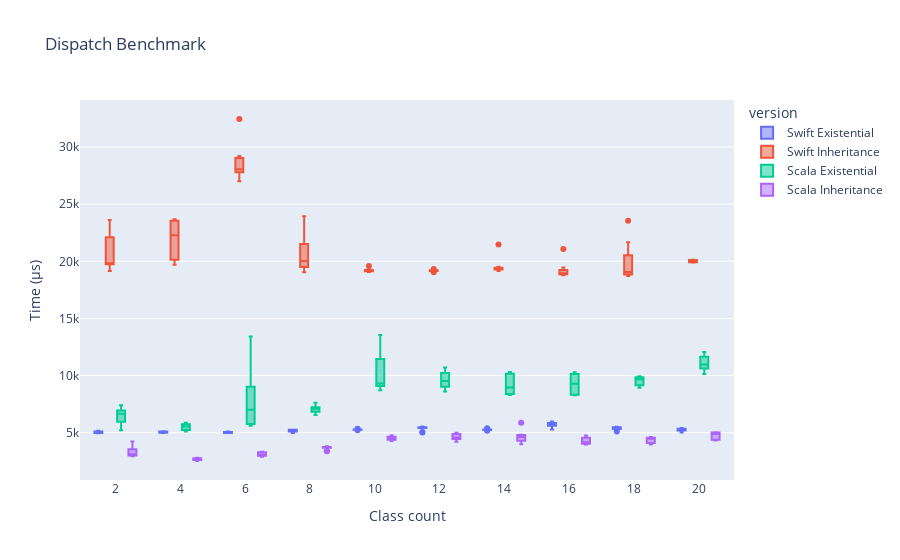

Notebook cell for this chart:
### Code cell
fig = px.box(dispatch, x='Class count', y='Time (μs)', color='version', title='Dispatch Benchmark')
fig.update_layout(xaxis=dict(tickmode='array', tickvals=dispatch['Class count'].unique()))
fig

### Figure 1 — Plotly figure (JSON) as saved in the notebook; plotly's stock layout.template omitted (floating-point values rounded to 4 significant figures)
{"data": [{"alignmentgroup": "True", "hovertemplate": "version=Swift Existential<br>Class count=%{x}<br>Time (μs)=%{y}<extra></extra>", "legendgroup": "Swift Existential", "marker": {"color": "#636efa"}, "name": "Swift Existential", "notched": false, "offsetgroup": "Swift Existential", "orientation": "v", "showlegend": true, "type": "box", "x": [2, 2, 2, 2, 2, 2, 2, 2, 2, 2, 6, 6, 6, 6, 6, 6, 6, 6, 6, 6, 20, 20, 20, 20, 20, 20, 20, 20, 20, 20, 10, 10, 10, 10, 10, 10, 10, 10, 10, 10, 14, 14, 14, 14, 14, 14, 14, 14, 14, 14, 18, 18, 18, 18, 18, 18, 18, 18, 18, 18, 16, 16, 16, 16, 16, 16, 16, 16, 16, 16, 12, 12, 12, 12, 12, 12, 12, 12, 12, 12, 4, 4, 4, 4, 4, 4, 4, 4, 4, 4, 8, 8, 8, 8, 8, 8, 8, 8, 8, 8], "x0": " ", "xaxis": "x", "y": [4960, 4964, 4968, 4997, 5026, 5046, 5054, 5112, 5161, 5177, 4968, 4977, 4981, 5005, 5022, 5026, 5054, 5067, 5100, 5116, 5014, 5161, 5202, 5288, 5304, 5308, 5333, 5345, 5353, 5411, 5206, 5226, 5251, 5251, 5259, 5259, 5267, 5272, 5296, 5337, 5169, 5214, 5239, 5243, 5243, 5247, 5259, 5284, 5304, 5390, 5104, 5313, 5329, 5366, 5423, 5423, 5423, 5476, 5526, 5526, 5280, 5390, 5603, 5612, 5661, 5788, 5792, 5853, 5853, 5980, 5014, 5067, 5423, 5452, 5452, 5464, 5468, 5485, 5517, 5542, 4968, 4973, 5005, 5038, 5042, 5050, 5079, 5100, 5112, 5136, 4977, 5063, 5112, 5157, 5194, 5218, 5255, 5255, 5255, 5263], "y0": " ", "yaxis": "y"}, {"alignmentgroup": "True", "hovertemplate": "version=Swift Inheritance<br>Class count=%{x}<br>Time (μs)=%{y}<extra></extra>", "legendgroup": "Swift Inheritance", "marker": {"color": "#EF553B"}, "name": "Swift Inheritance", "notched": false, "offsetgroup": "Swift Inheritance", "orientation": "v", "showlegend": true, "type": "box", "x": [6, 6, 6, 6, 6, 6, 6, 6, 6, 6, 2, 2, 2, 2, 2, 2, 2, 2, 2, 2, 16, 16, 16, 16, 16, 16, 16, 16, 16, 16, 12, 12, 12, 12, 12, 12, 12, 12, 12, 12, 10, 10, 10, 10, 10, 10, 10, 10, 10, 10, 14, 14, 14, 14, 14, 14, 14, 14, 14, 14, 18, 18, 18, 18, 18, 18, 18, 18, 18, 18, 8, 8, 8, 8, 8, 8, 8, 8, 8, 8, 20, 20, 20, 20, 20, 20, 20, 20, 20, 20, 4, 4, 4, 4, 4, 4, 4, 4, 4, 4], "x0": " ", "xaxis": "x", "y": [27001, 27427, 27787, 27820, 28049, 28082, 28148, 29049, 29213, 32457, 19153, 19350, 19743, 19759, 19775, 19775, 20103, 22102, 22921, 23626, 18776, 18858, 18874, 18891, 18924, 18956, 19038, 19251, 19464, 21086, 19055, 19087, 19153, 19169, 19169, 19186, 19202, 19218, 19284, 19333, 19071, 19071, 19137, 19186, 19202, 19235, 19235, 19251, 19317, 19595, 19153, 19153, 19284, 19350, 19366, 19382, 19431, 19448, 19530, 21479, 18727, 18809, 18858, 19005, 19055, 19071, 19792, 20529, 21676, 23544, 19055, 19104, 19497, 19677, 19972, 20103, 21168, 21512, 22348, 23953, 19890, 19907, 19923, 19939, 19939, 19972, 19988, 20120, 20120, 20136, 19710, 20038, 20136, 20152, 21463, 23085, 23364, 23544, 23642, 23675], "y0": " ", "yaxis": "y"}, {"alignmentgroup": "True", "hovertemplate": "version=Scala Existential<br>Class count=%{x}<br>Time (μs)=%{y}<extra></extra>", "legendgroup": "Scala Existential", "marker": {"color": "#00cc96"}, "name": "Scala Existential", "notched": false, "offsetgroup": "Scala Existential", "orientation": "v", "showlegend": true, "type": "box", "x": [2, 2, 2, 2, 2, 2, 2, 2, 2, 2, 4, 4, 4, 4, 4, 4, 4, 4, 4, 4, 6, 6, 6, 6, 6, 6, 6, 6, 6, 6, 8, 8, 8, 8, 8, 8, 8, 8, 8, 8, 10, 10, 10, 10, 10, 10, 10, 10, 10, 10, 12, 12, 12, 12, 12, 12, 12, 12, 12, 12, 14, 14, 14, 14, 14, 14, 14, 14, 14, 14, 16, 16, 16, 16, 16, 16, 16, 16, 16, 16, 18, 18, 18, 18, 18, 18, 18, 18, 18, 18, 20, 20, 20, 20, 20, 20, 20, 20, 20, 20], "x0": " ", "xaxis": "x", "y": [6952, 5939, 7256, 6826, 6498, 5207, 5965, 7411, 6064, 6939, 5455, 5238, 5108, 5733, 5614, 5249, 5488, 5817, 5665, 5879, 13420, 10059, 8380, 6871, 5749, 5753, 5610, 5807, 9034, 7132, 7047, 7377, 7229, 7633, 6624, 6548, 6967, 7165, 7197, 6826, 9711, 9292, 9264, 8996, 11663, 9099, 8728, 9321, 11446, 13555, 8616, 10276, 9023, 10702, 9552, 8848, 9152, 10113, 10234, 9511, 8391, 8388, 10188, 9977, 8294, 8781, 9133, 8713, 10314, 10172, 8278, 8368, 8316, 9917, 10206, 9114, 9444, 10296, 10130, 8270, 9906, 9843, 9942, 9682, 9473, 9693, 9864, 8931, 9158, 9158, 11645, 12059, 10630, 10975, 11664, 10950, 11201, 10779, 10623, 10149], "y0": " ", "yaxis": "y"}, {"alignmentgroup": "True", "hovertemplate": "version=Scala Inheritance<br>Class count=%{x}<br>Time (μs)=%{y}<extra></extra>", "legendgroup": "Scala Inheritance", "marker": {"color": "#ab63fa"}, "name": "Scala Inheritance", "notched": false, "offsetgroup": "Scala Inheritance", "orientation": "v", "showlegend": true, "type": "box", "x": [2, 2, 2, 2, 2, 2, 2, 2, 2, 2, 4, 4, 4, 4, 4, 4, 4, 4, 4, 4, 6, 6, 6, 6, 6, 6, 6, 6, 6, 6, 8, 8, 8, 8, 8, 8, 8, 8, 8, 8, 10, 10, 10, 10, 10, 10, 10, 10, 10, 10, 12, 12, 12, 12, 12, 12, 12, 12, 12, 12, 14, 14, 14, 14, 14, 14, 14, 14, 14, 14, 16, 16, 16, 16, 16, 16, 16, 16, 16, 16, 18, 18, 18, 18, 18, 18, 18, 18, 18, 18, 20, 20, 20, 20, 20, 20, 20, 20, 20, 20], "x0": " ", "xaxis": "x", "y": [4221, 3321, 3669, 3172, 3028, 3546, 3066, 3014, 2939, 2935, 2525, 2804, 2705, 2803, 2713, 2758, 2585, 2619, 2638, 2652, 3058, 2888, 3307, 2968, 3290, 3325, 3033, 2977, 3028, 3156, 3387, 3676, 3807, 3734, 3744, 3732, 3741, 3753, 3711, 3400, 4637, 4452, 4428, 4537, 4375, 4405, 4644, 4281, 4786, 4319, 4460, 4989, 4954, 4610, 4414, 4882, 4456, 4699, 4214, 4567, 4290, 4762, 4793, 4248, 4747, 4827, 5871, 4513, 3990, 4524, 4172, 4592, 4113, 4145, 4182, 4758, 3979, 4038, 4562, 3991, 4627, 4565, 4422, 4539, 4087, 4092, 4457, 4583, 3963, 4526, 4937, 4547, 5041, 5033, 5020, 5015, 4369, 4381, 4323, 4818], "y0": " ", "yaxis": "y"}], "layout": {"boxmode": "group", "legend": {"title": {"text": "version"}, "tracegroupgap": 0}, "title": {"text": "Dispatch Benchmark"}, "xaxis": {"anchor": "y", "domain": [0, 1], "tickmode": "array", "tickvals": [2, 6, 20, 16, 10, 14, 12, 18, 4, 8], "title": {"text": "Class count"}}, "yaxis": {"anchor": "x", "domain": [0, 1], "title": {"text": "Time (μs)"}}}}
